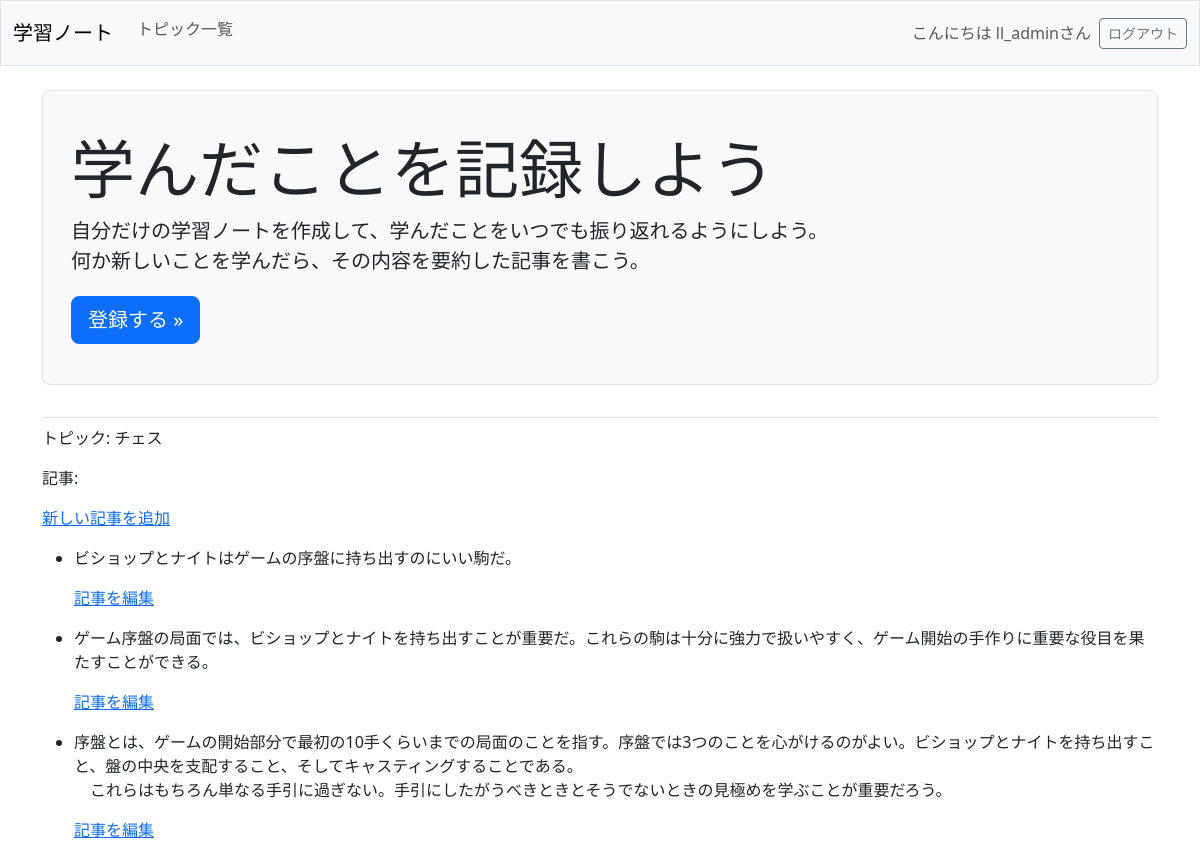
The page /topics/1/ (signed in) on the database its author committed.
### learning_logs/models.py (models this page shows, shortened)
class Topic(models.Model):
    text = models.CharField(max_length=200)
    date_added = models.DateTimeField(auto_now_add=True)
    owner = models.ForeignKey(User, on_delete=models.CASCADE)

class Entry(models.Model):
    topic = models.ForeignKey(Topic, on_delete=models.CASCADE)
    text = models.TextField()
    date_added = models.DateTimeField(auto_now_add=True)
    class Meta:
        verbose_name_plural = "entries"

### learning_logs/views.py (the view)
# urls.py: path("topics/<int:topic_id>/", views.topic, name="topic"),
@login_required
def topic(request, topic_id):
    topic = Topic.objects.get(id=topic_id)
    check_topic_owner(topic, request.user)
    entries = topic.entry_set.order_by("-date_added")
    context = {"topic": topic, "entries": entries}
    return render(request, "learning_logs/topic.html", context)

### learning_logs/views.py (called while the page is built)
def check_topic_owner(topic, user):
    if topic.owner != user:
        raise Http404

### learning_logs/templates/learning_logs/topic.html (shortened to what this page needs)
{% extends "learning_logs/base.html" %} {% block content %}
<p>トピック: {{ topic.text }}</p>
<p>記事:</p>
<p>
  <a href="{% url 'learning_logs:new_entry' topic.id %}">新しい記事を追加</a>
</p>
<ul>
  {% for entry in entries %}
  <li>
    <p>{{ entry.text|linebreaks }}</p>
    <p>
      <a href="{% url 'learning_logs:edit_entry' entry.id %}">記事を編集</a>
    </p>
  </li>
  {% empty %}
  <li>このトピックにはまだ記事がありません。</li>
  {% endfor %}
</ul>
{% endblock content %}

### learning_logs/templates/learning_logs/base.html (shortened to what this page needs)
<!DOCTYPE html>
<html lang="ja">
  <head>
    {% load django_bootstrap5 %} {% bootstrap_css %} {% bootstrap_javascript %}
  </head>
  <body>
    <nav class="navbar navbar-expand-md navbar-light bg-light mb-4 border">
      <div class="container-fluid">
        <a class="navbar-brand" href="{% url 'learning_logs:index' %}">
          学習ノート</a
        >
        <div class="collapse navbar-collapse" id="navbarCollapse">
          <ul class="navbar-nav me-auto mb-2 mb-mb-0">
            <li class="nav-item">
              <a class="nav-link" href="{% url 'learning_logs:topics' %}">
                トピック一覧</a
              >
            </li>
          </ul>
          <ul class="navbar-nav ms-auto mb-2 mb-md-0">
            {% if user.is_authenticated %}
            <li class="nav-item">
              <span class="navbar-text me-2"
                >こんにちは {{ user.username }}さん
              </span>
            </li>
            {% endif %}
          </ul>
          {% if user.is_authenticated %}
          <form action="{% url 'accounts:logout' %}" method="post">
            <button name="submit" class="btn btn-outline-secondary btn-sm">
              ログアウト
            </button>
          </form>
          {% endif %}
        </div>
      </div>
    </nav>
    <main class="container">
      <div class="pb-2 mb-2 border-bottom">
        {% block page_header %}
        <div class="p-3 mb-4 bg-light border rounded-3">
          <div class="container-fluid py-4">
            <h1 class="display-3">学んだことを記録しよう</h1>
            <p class="lead">
              自分だけの学習ノートを作成して、学んだことをいつでも振り返れるようにしよう。<br />
              何か新しいことを学んだら、その内容を要約した記事を書こう。
            </p>
            <a
              class="btn btn-primary btn-lg mt-1"
              href="{% url 'accounts:register' %}"
              >登録する &raquo;</a
            >
          </div>
        </div>
        {% endblock %}
      </div>
      <div>{% block content %}{% endblock %}</div>
    </main>
  </body>
</html>

### rows shown on the page
Topic: text "チェス"
Entry: text "ビショップとナイトはゲームの序盤に持ち出すのにいい駒だ。"
Entry: text "ゲーム序盤の局面では、ビショップとナイトを持ち出すことが重要だ。これらの駒は十分に強力で扱いやすく、ゲーム開始の手作りに重要な役目を果たすことができる。"
Entry: text "序盤とは、ゲームの開始部分で最初の10手くらいまでの局面のことを指す。序盤では3つのことを心がけるのがよい。ビショップとナイトを持ち出すこと、盤の中央を支配すること、そしてキャスティングすることである。 これらはもちろん単なる手引に過ぎない。手引にしたがうべきときとそうでないときの見極めを学ぶことが重要だろう。"

### other values the page prints
{{ user.username }} "ll_admin"
